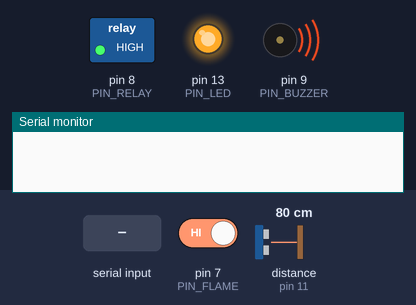
Simulated run of this sketch. Board: Arduino Uno, built with avr-gcc and run on an emulated ATmega328P. Shown: switched loads named in the sketch (green lamp = pin HIGH), output pins drawn as LEDs (lit = HIGH), buzzer (waves = sounding, pin HIGH), the last lines printed to the serial monitor. Wiring (inferred from the names in the program): ultrasonic range finder: trigger pin 10; echo pin 11. Dashed ring = blinking. The inputs (shaded band) are chosen by the test bench; at power-on: pin 7 (PIN_FLAME) HIGH, distance to the obstacle (sensor on pin 11) 80 cm. The echo pulse lasts 58.3 µs per cm; pins used as bus, display or sensor lines are not drawn.

Above: at 0.1 s.
At 2.4 s:
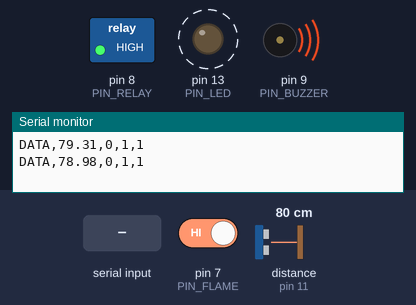
2.5 s: "CMD:,45\n" received over Serial
Timing chart, 0 to 12.0 s (numbered marks = the images above; inputs shaded):
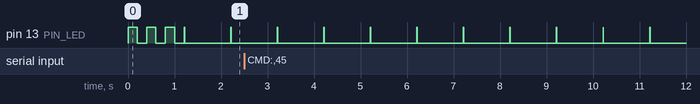

Measured:
- by itself, pin 13 (PIN_LED): alternates HIGH for 0.01 s and LOW for 0.99 s

The sketch:

smartignite.ino
```cpp
// ── Pin ────
const int PIN_FLAME  = 7;
const int PIN_RELAY  = 8;
const int PIN_BUZZER = 9;
const int PIN_TRIG   = 10;
const int PIN_ECHO   = 11;
const int PIN_LED    = 13;

// ── Serial ───
String inputString    = "";
bool   stringComplete = false;

void setup() {
  Serial.begin(9600);
  inputString.reserve(64);

  pinMode(PIN_LED,    OUTPUT);
  pinMode(PIN_FLAME,  INPUT);
  pinMode(PIN_RELAY,  OUTPUT);
  pinMode(PIN_BUZZER, OUTPUT);
  pinMode(PIN_TRIG,   OUTPUT);
  pinMode(PIN_ECHO,   INPUT);

  digitalWrite(PIN_RELAY,  HIGH);  // solenoid tutup (active LOW)
  digitalWrite(PIN_BUZZER, HIGH);  // buzzer mati   (active LOW)
  digitalWrite(PIN_LED,    LOW);

  for (int i = 0; i < 3; i++) {
    digitalWrite(PIN_LED, HIGH); delay(200);
    digitalWrite(PIN_LED, LOW);  delay(200);
  }
}

float bacaJarak() {
  digitalWrite(PIN_TRIG, LOW);
  delayMicroseconds(2);
  digitalWrite(PIN_TRIG, HIGH);
  delayMicroseconds(10);
  digitalWrite(PIN_TRIG, LOW);

  long dur = pulseIn(PIN_ECHO, HIGH, 30000);
  return (dur == 0) ? 9999.0 : dur * 0.034 / 2.0;
}

// Format CSV: DATA,<jarak>,<api>,<relay>,<buzzer>
void kirimData() {
  float jarak       = bacaJarak();
  int   api         = (digitalRead(PIN_FLAME) == LOW) ? 1 : 0;
  int   relayState  = digitalRead(PIN_RELAY);
  int   buzzerState = digitalRead(PIN_BUZZER);

  Serial.print("DATA,");
  Serial.print(jarak, 2);
  Serial.print(",");
  Serial.print(api);
  Serial.print(",");
  Serial.print(relayState);
  Serial.print(",");
  Serial.println(buzzerState);

  digitalWrite(PIN_LED, HIGH); delay(10); digitalWrite(PIN_LED, LOW);
}

// Format: CMD:device,state\n
void prosesPerintah(String cmd) {
  int comma = cmd.indexOf(',');
  if (comma == -1) return;

  String device = cmd.substring(0, comma);
  int    state  = cmd.substring(comma + 1).toInt();

  if (device == "relay") {
    digitalWrite(PIN_RELAY, !state);
  } else if (device == "buzzer") {
    digitalWrite(PIN_BUZZER, !state);
  } else if (device == "status") {
    kirimData();
    return;
  }

  Serial.print("ACK:"); Serial.println(cmd);
}

void loop() {
  static unsigned long lastSend = 0;
  if (millis() - lastSend > 1000) {
    lastSend = millis();
    kirimData();
  }

  while (Serial.available()) {
    char c = (char)Serial.read();
    if (c == '\n') stringComplete = true;
    else           inputString   += c;
  }

  if (stringComplete) {
    if (inputString.startsWith("CMD:")) {
      prosesPerintah(inputString.substring(4));
    }
    inputString    = "";
    stringComplete = false;
  }
}
```
